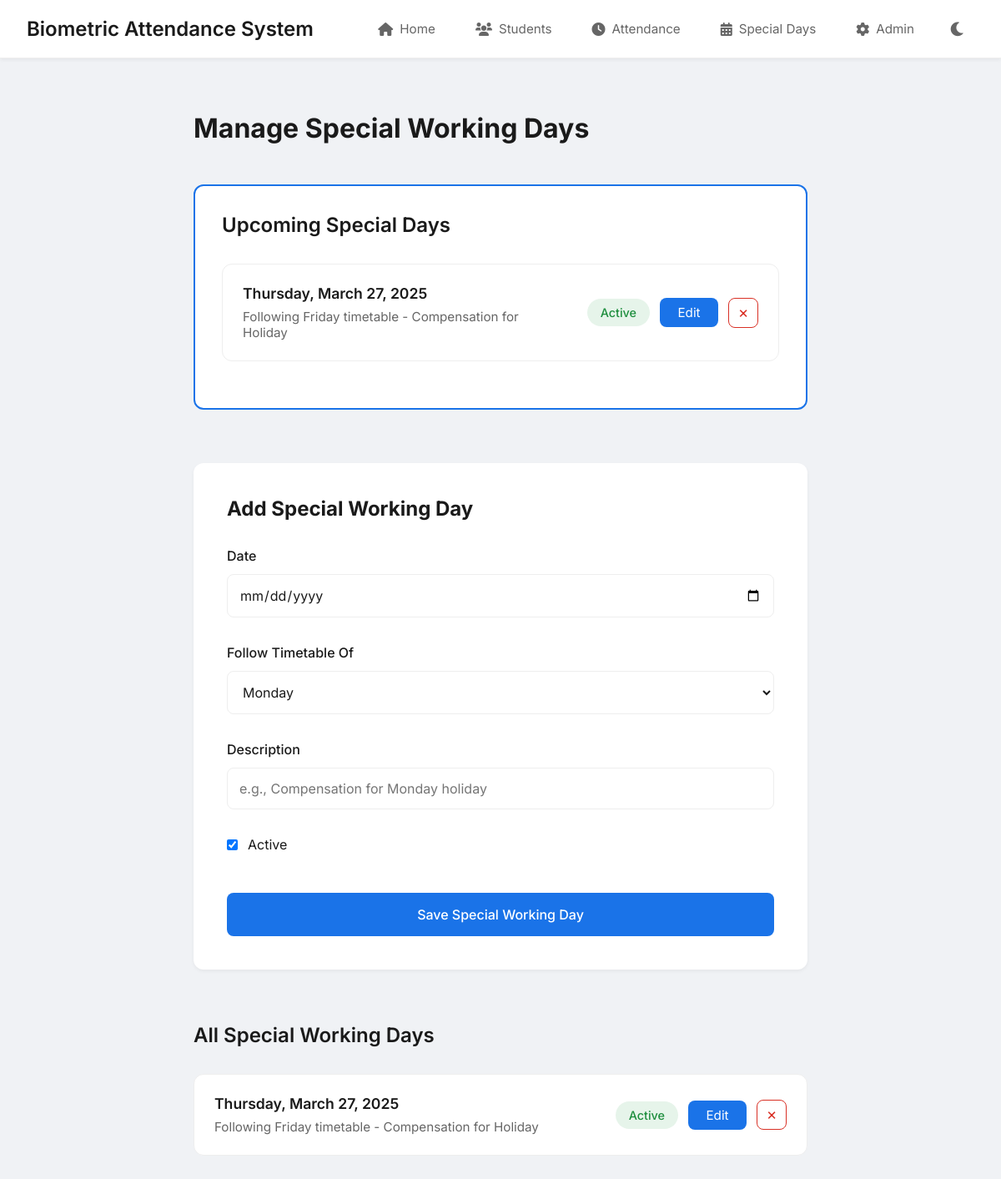
The app's page /special-days/ (signed in) with its own data.
### app/models.py (models this page shows, shortened)
class SpecialWorkingDay(models.Model):
    WEEKDAY_CHOICES = [
        (0, 'Monday'),
        (1, 'Tuesday'),
        (2, 'Wednesday'),
        (3, 'Thursday'),
        (4, 'Friday'),
    ]
    date = models.DateField(unique=True)
    follow_timetable_of = models.IntegerField(choices=WEEKDAY_CHOICES)
    is_active = models.BooleanField(default=True)
    description = models.CharField(max_length=200, blank=True)
    class Meta:
        ordering = ['-date']

### app/views.py (the view, shortened to what this page needs)
# urls.py: path('special-days/', views.manage_special_days, name='manage_special_days'),
@staff_member_required
def manage_special_days(request):
    all_special_days = SpecialWorkingDay.objects.all().order_by('-date')
    upcoming_special_days = SpecialWorkingDay.objects.filter(
        date__gte=timezone.now().date(),
        is_active=True
    ).order_by('date')
    return render(request, 'manage_special_days.html', {
        'all_special_days': all_special_days,
        'upcoming_special_days': upcoming_special_days,
        'weekdays': SpecialWorkingDay.WEEKDAY_CHOICES
    })

### app/templates/manage_special_days.html (shortened to what this page needs)
{% extends 'base.html' %}
{% block content %}
<div class="special-days-container">
    <h1>Manage Special Working Days</h1>
    {% if upcoming_special_days %}
    <div class="upcoming-days">
        <h2 class="section-title">Upcoming Special Days</h2>
        {% for day in upcoming_special_days %}
        <div class="special-day-card" data-date="{{ day.date|date:'Y-m-d' }}"
             data-follow-day="{{ day.follow_timetable_of }}"
             data-description="{{ day.description }}"
             data-active="{{ day.is_active|lower }}">
            <div class="special-day-info">
                <div class="special-day-date">{{ day.date|date:"l, F j, Y" }}</div>
                <div class="special-day-desc">Following {{ day.get_follow_timetable_of_display }} timetable - {{ day.description }}</div>
            </div>
            <div class="special-day-actions">
                <span class="special-day-status {% if day.is_active %}status-active{% else %}status-inactive{% endif %}">
                    {% if day.is_active %}Active{% else %}Inactive{% endif %}
                </span>
                <button class="btn-edit" onclick="editSpecialDay(this.parentElement.parentElement)">
                    Edit
                </button>
                <form method="POST" action="{% url 'delete_special_day' day.id %}" style="margin: 0;">
                    <button type="submit" class="btn-delete" onclick="return confirm('Are you sure you want to delete this special working day?')">
                        &times;
                    </button>
                </form>
            </div>
        </div>
        {% endfor %}
    </div>
    {% endif %}
    <div class="form-card">
        <h2 id="form-title">Add Special Working Day</h2>
        <form method="POST">
            <div class="form-group">
                <label for="date">Date</label>
                <input type="date" id="date" name="date" class="form-control" required>
            </div>
            <div class="form-group">
                <label for="follow_day">Follow Timetable Of</label>
                <select id="follow_day" name="follow_day" class="form-control" required>
                    {% for value, day in weekdays %}
                        <option value="{{ value }}">{{ day }}</option>
                    {% endfor %}
                </select>
            </div>
            <div class="form-group">
                <label for="description">Description</label>
                <input type="text" id="description" name="description" class="form-control"
                       placeholder="e.g., Compensation for Monday holiday" required>
            </div>
            <div class="form-check">
                <input type="checkbox" id="is_active" name="is_active" checked>
                <label for="is_active">Active</label>
            </div>
            <button type="submit" class="btn-primary">Save Special Working Day</button>
        </form>
    </div>
    <div class="special-days-list">
        <h2 class="section-title">All Special Working Days</h2>
        {% for day in all_special_days %}
        <div class="special-day-card">
            <div class="special-day-info">
                <div class="special-day-date">{{ day.date|date:"l, F j, Y" }}</div>
                <div class="special-day-desc">Following {{ day.get_follow_timetable_of_display }} timetable - {{ day.description }}</div>
            </div>
            <div class="special-day-actions">
                <span class="special-day-status {% if day.is_active %}status-active{% else %}status-inactive{% endif %}">
                    {% if day.is_active %}Active{% else %}Inactive{% endif %}
                </span>
                <button class="btn-edit" onclick="editSpecialDay(this.parentElement.parentElement)">
                    Edit
                </button>
                <form method="POST" action="{% url 'delete_special_day' day.id %}" style="margin: 0;">
                    <button type="submit" class="btn-delete" onclick="return confirm('Are you sure you want to delete this special working day?')">
                        &times;
                    </button>
                </form>
            </div>
        </div>
        {% empty %}
        <p>No special working days configured yet.</p>
        {% endfor %}
    </div>
</div>
{% endblock %}

### records on screen
SpecialWorkingDay: date "Thursday, March 27, 2025", follow_timetable_of "Friday", description "Compensation for Holiday", is_active "Active"

### other values on screen
form field follow_day "Monday"
